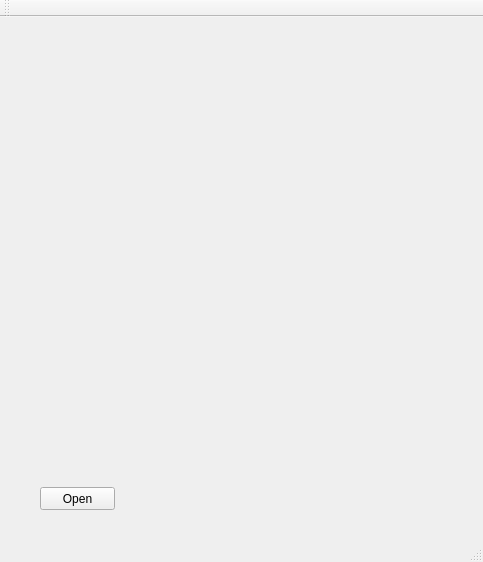
<?xml version="1.0" encoding="UTF-8"?>
<ui version="4.0">
 <class>MainWindow</class>
 <widget class="QMainWindow" name="MainWindow">
  <property name="geometry">
   <rect>
    <x>0</x>
    <y>0</y>
    <width>483</width>
    <height>562</height>
   </rect>
  </property>
  <property name="windowTitle">
   <string>DICOM🙂</string>
  </property>
  <widget class="QWidget" name="centralWidget">
   <widget class="QVTKWidget" name="qvtkWidget">
    <property name="geometry">
     <rect>
      <x>30</x>
      <y>20</y>
      <width>421</width>
      <height>441</height>
     </rect>
    </property>
   </widget>
   <widget class="QPushButton" name="openBt1">
    <property name="geometry">
     <rect>
      <x>40</x>
      <y>470</y>
      <width>75</width>
      <height>23</height>
     </rect>
    </property>
    <property name="text">
     <string>Open</string>
    </property>
   </widget>
  </widget>
  <widget class="QMenuBar" name="menuBar">
   <property name="geometry">
    <rect>
     <x>0</x>
     <y>0</y>
     <width>483</width>
     <height>23</height>
    </rect>
   </property>
  </widget>
  <widget class="QToolBar" name="mainToolBar">
   <attribute name="toolBarArea">
    <enum>TopToolBarArea</enum>
   </attribute>
   <attribute name="toolBarBreak">
    <bool>false</bool>
   </attribute>
  </widget>
  <widget class="QStatusBar" name="statusBar"/>
 </widget>
 <layoutdefault spacing="6" margin="11"/>
 <customwidgets>
  <customwidget>
   <class>QVTKWidget</class>
   <extends>QWidget</extends>
   <header>QVTKWidget.h</header>
  </customwidget>
 </customwidgets>
 <resources/>
 <connections/>
</ui>
